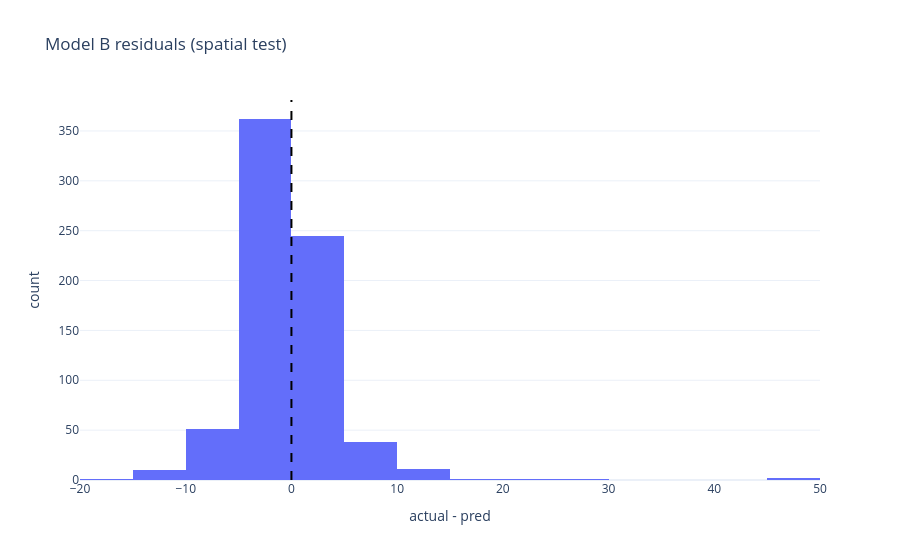

Source (notebook cell):
### Code cell
r = y_test_s.values - pred_rf_b_s
fig = px.histogram(
    x=r,
    nbins=30,
    title="Model B residuals (spatial test)",
    labels={"x": "actual - pred", "y": "count"},
)
fig.add_vline(x=0, line_dash="dash", line_color="black")
fig.update_layout(template="plotly_white", paper_bgcolor="rgba(0,0,0,0)", plot_bgcolor="rgba(0,0,0,0)")
fig.write_image("images/modelb_residuals_space.png", scale=2)
fig.show()

### Figure 1 — Plotly figure (JSON) as saved in the notebook; plotly's stock layout.template omitted (floating-point values rounded to 4 significant figures; data arrays with more than 128 entries replaced by an {"elided": "..."} marker saying what was removed)
{"data": [{"bingroup": "x", "hovertemplate": "actual - pred=%{x}<br>count=%{y}<extra></extra>", "legendgroup": "", "marker": {"color": "#636efa", "pattern": {"shape": ""}}, "name": "", "nbinsx": 30, "orientation": "v", "showlegend": false, "type": "histogram", "x": {"elided": "723 float values"}, "xaxis": "x", "yaxis": "y"}], "layout": {"barmode": "relative", "legend": {"tracegroupgap": 0}, "paper_bgcolor": "rgba(0,0,0,0)", "plot_bgcolor": "rgba(0,0,0,0)", "shapes": [{"line": {"color": "black", "dash": "dash"}, "type": "line", "x0": 0, "x1": 0, "xref": "x", "y0": 0, "y1": 1, "yref": "y domain"}], "title": {"text": "Model B residuals (spatial test)"}, "xaxis": {"anchor": "y", "domain": [0, 1], "title": {"text": "actual - pred"}}, "yaxis": {"anchor": "x", "domain": [0, 1], "title": {"text": "count"}}}}
